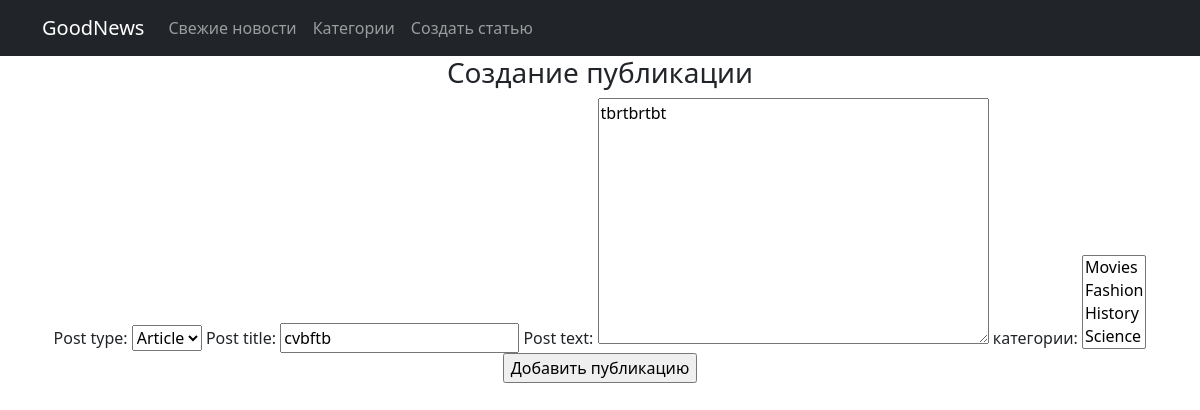
Page /news/edit/47 (signed in) on the committed database.
### news/models.py (models this page shows, shortened)
class Post(models.Model):
    author = models.ForeignKey(Author, on_delete=models.CASCADE)
    post_type = models.CharField(max_length=3, choices=[('ART', 'Article'), ('NEW', 'News')], default='A')
    creation_date = models.DateTimeField(auto_now_add=True)
    categories = models.ManyToManyField(Category, through='PostCategory')
    post_title = models.CharField(max_length=255)
    post_text = models.TextField()
    post_rating = models.IntegerField(default=0)

### news/views.py (the view)
# urls.py: path('edit/<int:pk>', PostUpdateView.as_view(), name='post_update'),
class PostUpdateView(UpdateView, LoginRequiredMixin, PermissionRequiredMixin):
    permission_required = ('news.change_post',)
    template_name = 'news/add.html'
    form_class = PostForm
    def get_object(self, **kwargs):
        id = self.kwargs.get('pk')
        return Post.objects.get(pk=id)

### news/forms.py
class PostForm(ModelForm):
    class Meta:
        model = Post
        fields = [
            'post_type',
            'post_title',
            'post_text',
            'categories',
            'author'
                ]
        labels = {
            'categories': "категории",
        }
        widgets = {'author': forms.HiddenInput()}

### news/models.py (called while the page is built)
    def __str__(self):
        return f'{self.category_name}'

### templates/news/add.html (shortened to what this page needs)
{% extends 'flatpages/default.html' %}
{% block content %}
{% if 'news.add_post' in perms %}
<h3>Создание публикации</h3>
<form method="POST">
    {{ form }}
    <input type="submit" value="Добавить публикацию">
</form>
{% else %}
<h4>Похоже вы не авторизованны или у вас не хватает прав.</h4>
{% endif %}
{% endblock content %}

### rows in the picture
Post: post_type "Article", post_title "cvbftb", post_text "tbrtbrtbt"
